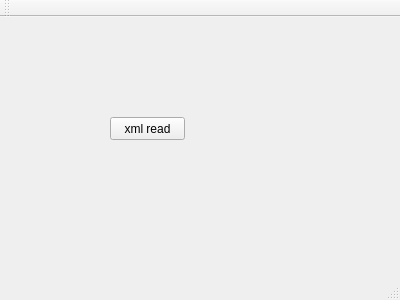
<?xml version="1.0" encoding="UTF-8"?>
<ui version="4.0">
 <class>MainWindow</class>
 <widget class="QMainWindow" name="MainWindow">
  <property name="geometry">
   <rect>
    <x>0</x>
    <y>0</y>
    <width>400</width>
    <height>300</height>
   </rect>
  </property>
  <property name="windowTitle">
   <string>MainWindow</string>
  </property>
  <widget class="QWidget" name="centralWidget">
   <widget class="QPushButton" name="xmlread">
    <property name="geometry">
     <rect>
      <x>110</x>
      <y>100</y>
      <width>75</width>
      <height>23</height>
     </rect>
    </property>
    <property name="text">
     <string>xml read</string>
    </property>
   </widget>
  </widget>
  <widget class="QMenuBar" name="menuBar">
   <property name="geometry">
    <rect>
     <x>0</x>
     <y>0</y>
     <width>400</width>
     <height>21</height>
    </rect>
   </property>
  </widget>
  <widget class="QToolBar" name="mainToolBar">
   <attribute name="toolBarArea">
    <enum>TopToolBarArea</enum>
   </attribute>
   <attribute name="toolBarBreak">
    <bool>false</bool>
   </attribute>
  </widget>
  <widget class="QStatusBar" name="statusBar"/>
 </widget>
 <layoutdefault spacing="6" margin="11"/>
 <resources/>
 <connections/>
</ui>
